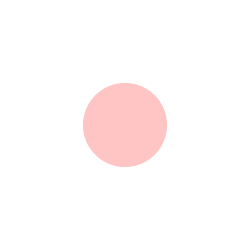
Frame 1 (no input)
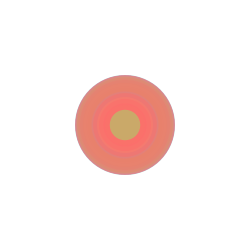
Frame 60 (the mouse pressed at the canvas centre just before this capture)
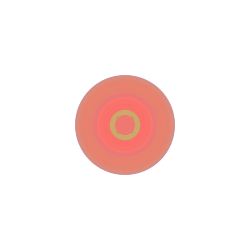
Frame 120 (the mouse held since frame 60 and released just before this capture)

The Processing sketch that drew these frames (run headless with seeded random() and noise(); from frame 60 on, the mouse is pressed at the canvas centre):

// Processing sketch: processing_62813
// ── processing_62813.pde

int counter;

void setup() {  //setup function called initially, only once
  size(250, 250);
  background(255);  //set background white
  colorMode(HSB);   //set colors to Hue, Saturation, Brightness mode
  counter = 0;
}

void draw() {  //draw function loops 
  counter++;
  noStroke();
  fill(random(500),150,305,100);
  
  if(mousePressed == true) { //add some interaction
    ellipse(mouseX, mouseY, 20, 20);
  }
  else {
    ellipse(width/2, height/2, 100*sin(counter), 100*sin(counter));
  }
}
